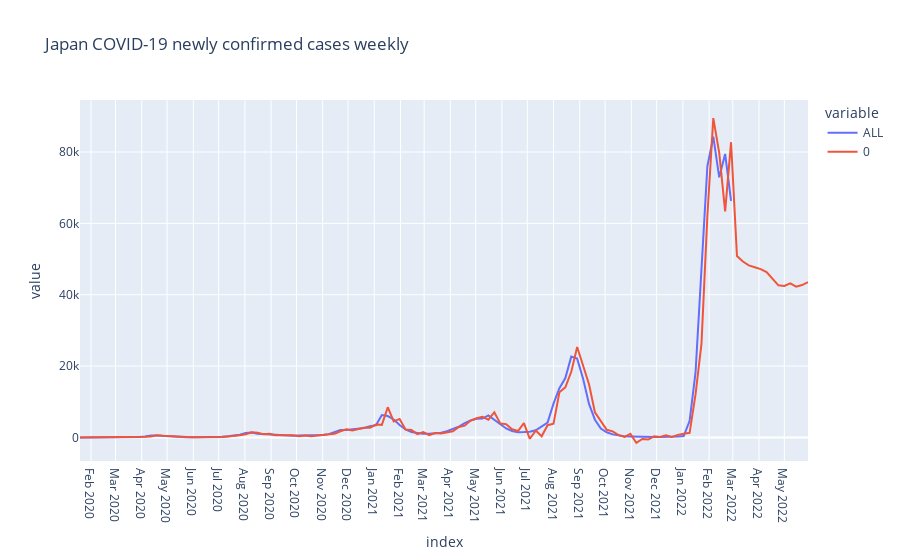

The notebook cell saved with this chart:
### Code cell
ts_forecast = result_all.predict(start=df_gr.index[0], end=df_gr.index[-1]+relativedelta(months=3))

temp_df = df_gr.ALL.to_frame()
temp_df = pd.concat([temp_df, ts_forecast])
fig = px.line(temp_df, title='Japan COVID-19 newly confirmed cases weekly')
fig.update_layout({
    'xaxis': {
        'dtick': 'M1'
    }
})
fig.show()

### Figure 1 — Plotly figure (JSON) as saved in the notebook; plotly's stock layout.template omitted (floating-point values rounded to 4 significant figures; data arrays with more than 128 entries replaced by an {"elided": "..."} marker saying what was removed)
{"data": [{"hovertemplate": "variable=ALL<br>index=%{x}<br>value=%{y}<extra></extra>", "legendgroup": "ALL", "line": {"color": "#636efa", "dash": "solid"}, "marker": {"symbol": "circle"}, "mode": "lines", "name": "ALL", "orientation": "v", "showlegend": true, "type": "scatter", "x": {"elided": "235 str values"}, "xaxis": "x", "y": {"elided": "235 float values"}, "yaxis": "y"}, {"hovertemplate": "variable=0<br>index=%{x}<br>value=%{y}<extra></extra>", "legendgroup": "0", "line": {"color": "#EF553B", "dash": "solid"}, "marker": {"symbol": "circle"}, "mode": "lines", "name": "0", "orientation": "v", "showlegend": true, "type": "scatter", "x": {"elided": "235 str values"}, "xaxis": "x", "y": {"elided": "235 float values"}, "yaxis": "y"}], "layout": {"autosize": true, "legend": {"title": {"text": "variable"}, "tracegroupgap": 0}, "title": {"text": "Japan COVID-19 newly confirmed cases weekly"}, "xaxis": {"anchor": "y", "autorange": true, "domain": [0, 1], "dtick": "M1", "range": ["2020-01-19", "2022-05-29"], "title": {"text": "index"}, "type": "date"}, "yaxis": {"anchor": "x", "autorange": true, "domain": [0, 1], "range": [-6622.0, 94590.0], "title": {"text": "value"}, "type": "linear"}}}
